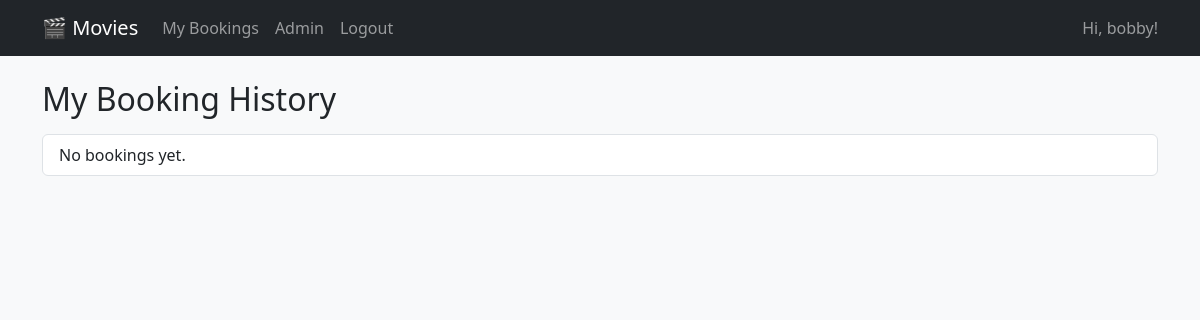
Page /history/ (signed in) on the earlier database version.
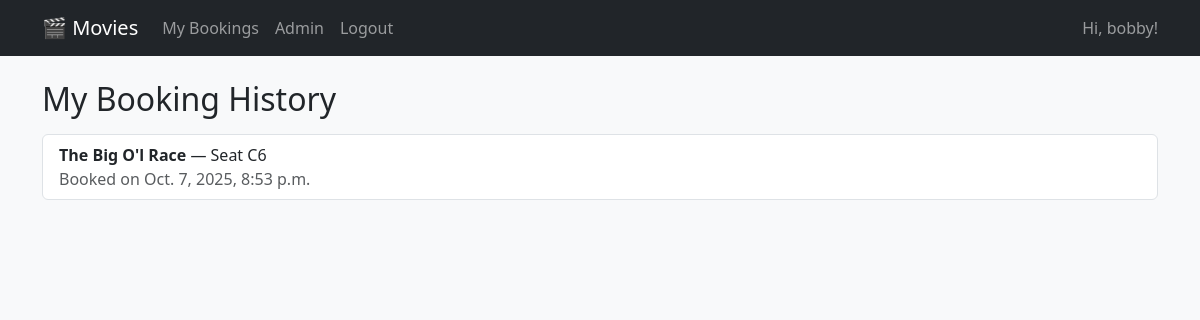
Same page on the later database version.
### bookings/models.py (models this page shows, shortened)
class Booking(models.Model):
    movie = models.ForeignKey(Movie, on_delete=models.CASCADE, related_name='bookings')
    seat  = models.ForeignKey(Seat, on_delete=models.PROTECT, related_name='bookings')
    user  = models.ForeignKey(settings.AUTH_USER_MODEL, on_delete=models.CASCADE, related_name='bookings')
    booking_date = models.DateTimeField(auto_now_add=True)
    class Meta:
        ordering = ['-booking_date']
        constraints = [
            models.UniqueConstraint(fields=['movie', 'seat'], name='unique_movie_seat_booking')
        ]

class Movie(models.Model):
    title = models.CharField(max_length=200)
    description = models.TextField(blank=True)
    release_date = models.DateField()
    duration = models.PositiveIntegerField(help_text="Duration in minutes")

class Seat(models.Model):
    seat_number = models.CharField(max_length=10, unique=True)
    booking_status = models.BooleanField(default=False)

### bookings/views.py (the view)
# urls.py: path('history/', booking_history, name='booking_history'),
def booking_history(request):
    bookings = []
    if request.user.is_authenticated:
        bookings = (Booking.objects
                    .filter(user=request.user)
                    .select_related('movie', 'seat')
                    .order_by('-booking_date'))
    return render(request, 'bookings/booking_history.html', {'bookings': bookings})

### bookings/templates/bookings/booking_history.html (shortened to what this page needs)
{% extends 'bookings/base.html' %}
{% block content %}
<h2 class="mb-3">My Booking History</h2>
<ul class="list-group">
  {% for b in bookings %}
  <li class="list-group-item d-flex justify-content-between align-items-center">
    <div>
      <strong>{{ b.movie.title }}</strong> — Seat {{ b.seat.seat_number }}
      <div class="text-muted">Booked on {{ b.booking_date }}</div>
    </div>
  </li>
  {% empty %}
  <li class="list-group-item">No bookings yet.</li>
  {% endfor %}
</ul>
{% endblock %}

Differences in the rows shown:
added Booking: movie "The Big O'l Race", seat.seat_number "C6", booking_date "Oct. 7, 2025, 8:53 p.m."
Other differences:
text no longer shown: "No bookings yet."
